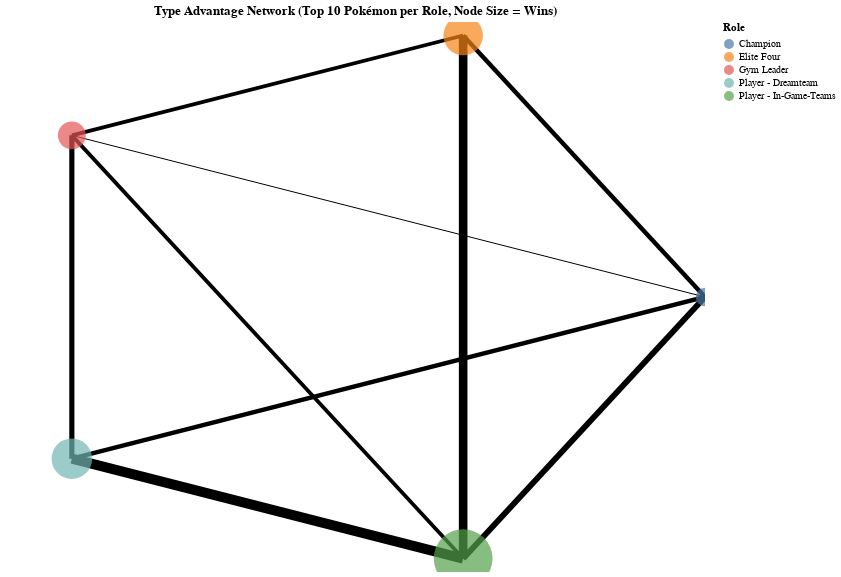

Source (notebook cell):
### Code cell
# Altair setup
alt.data_transformers.disable_max_rows()

# Load dataset
df = pd.read_csv('pokemon_ds.csv', sep=';')

# Adjust player roles
df['Adjusted Role'] = df.apply(
    lambda row: 'Player - Dreamteam' if 'Dreamteam' in row['Trainer'] and row['Role'] == 'Player'
    else 'Player - In-Game-Teams' if row['Role'] == 'Player'
    else row['Role'],
    axis=1
)

# Type advantage dictionary
type_advantages = {
    "Normal": [], "Fire": ["Grass", "Bug", "Ice", "Steel"], "Water": ["Fire", "Ground", "Rock"],
    "Electric": ["Water", "Flying"], "Grass": ["Water", "Ground", "Rock"], "Ice": ["Grass", "Ground", "Flying", "Dragon"],
    "Fighting": ["Normal", "Ice", "Rock", "Dark", "Steel"], "Poison": ["Grass", "Fairy"], "Ground": ["Fire", "Electric", "Poison", "Rock", "Steel"],
    "Flying": ["Grass", "Fighting", "Bug"], "Psychic": ["Fighting", "Poison"], "Bug": ["Grass", "Psychic", "Dark"],
    "Rock": ["Fire", "Ice", "Flying", "Bug"], "Ghost": ["Psychic", "Ghost"], "Dragon": ["Dragon"],
    "Dark": ["Psychic", "Ghost"], "Steel": ["Ice", "Rock", "Fairy"], "Fairy": ["Fighting", "Dragon", "Dark"]
}

# Top 10 Pokémon per role
top_pokemon = (
    df.groupby('Adjusted Role')
    .apply(lambda g: g['Pokemon'].value_counts().head(10).index.tolist())
    .reset_index()
    .explode(0)
    .rename(columns={0: 'Pokemon'})
)

# Merge with types
top_df = df.merge(top_pokemon, on=['Adjusted Role', 'Pokemon'])
top_df = top_df[['Adjusted Role', 'Pokemon', 'Type 1', 'Type 2']].drop_duplicates()
top_df['Types'] = top_df[['Type 1', 'Type 2']].values.tolist()
top_df['Types'] = top_df['Types'].apply(lambda x: [t for t in x if pd.notna(t)])

# Group role to types
role_types = top_df.groupby('Adjusted Role')['Types'].sum().apply(set).to_dict()
roles = list(role_types.keys())

# Create directed graph with clean direction
G = nx.DiGraph()
for r in roles:
    G.add_node(r)

for a in roles:
    for b in roles:
        if a == b:
            continue

        a_adv = sum(
            1 for ta in role_types[a] if ta in type_advantages
            for tb in role_types[b] if tb in type_advantages[ta]
        )
        b_adv = sum(
            1 for tb in role_types[b] if tb in type_advantages
            for ta in role_types[a] if ta in type_advantages[tb]
        )

        if a_adv > b_adv:
            G.add_edge(a, b, weight=a_adv, winner=a)
        elif b_adv > a_adv:
            G.add_edge(b, a, weight=b_adv, winner=b)

# Layout
pos = nx.circular_layout(G)

# Calculate total wins for each role
total_wins = {role: 0 for role in roles}
for u, v, d in G.edges(data=True):
    total_wins[u] += d['weight']

# Scale node size manually based on wins
min_win = min(total_wins.values())
max_win = max(total_wins.values())
scaled_wins = {
    name: 500 + 4500 * ((total_wins[name] - min_win) / (max_win - min_win)) if max_win != min_win else 3000
    for name in G.nodes
}

# Node DataFrame
nodes_df = pd.DataFrame({
    'name': list(G.nodes),
    'x': [pos[n][0] for n in G.nodes],
    'y': [pos[n][1] for n in G.nodes],
    'wins': [total_wins[n] for n in G.nodes],
    'size': [scaled_wins[n] for n in G.nodes]
})

# Edge DataFrame
edges_df = pd.DataFrame([
    {
        'source': u,
        'target': v,
        'weight': d['weight'],
        'winner': d['winner'],
        'x_x': pos[u][0], 'y_x': pos[u][1],
        'x_y': pos[v][0], 'y_y': pos[v][1],
    } for u, v, d in G.edges(data=True)
])

# Axis config
x_axis = alt.Axis(labels=False, ticks=False, domain=False, title=None, grid=True, gridColor='white')
y_axis = alt.Axis(labels=False, ticks=False, domain=False, title=None, grid=True, gridColor='white')

# Edge chart with dynamic edge thickness
edge_chart = alt.Chart(edges_df).mark_line().encode(
    x=alt.X('x_x:Q', axis=x_axis),
    y=alt.Y('y_x:Q', axis=y_axis),
    x2='x_y:Q', y2='y_y:Q',
    size=alt.Size('weight:Q',
        scale=alt.Scale(domain=[edges_df['weight'].min(), edges_df['weight'].max()], range=[1, 10]),
        legend=None
    ),
    color=alt.value('black'),
    tooltip=[
        alt.Tooltip('source:N', title='Source'),
        alt.Tooltip('target:N', title='Target'),
        alt.Tooltip('weight:Q', title='Advantage Count'),
        alt.Tooltip('winner:N', title='Winner')
    ]
)

# Node chart with pre-scaled circle sizes
node_chart = alt.Chart(nodes_df).mark_circle().encode(
    x=alt.X('x:Q', axis=x_axis),
    y=alt.Y('y:Q', axis=y_axis),
    size=alt.Size('size:Q', legend=None),
    color=alt.Color('name:N', title='Role'),
    tooltip=[
        alt.Tooltip('name:N', title='Role'),
        alt.Tooltip('wins:Q', title='Total Type Wins')
    ]
)

# Combine & show
(edge_chart + node_chart).properties(
    width=700,
    height=550,
    title='Type Advantage Network (Top 10 Pokémon per Role, Node Size = Wins)'
).configure_view(
    stroke=None
).interactive()

### Figure 1 — Vega-Lite specification as saved in the notebook (floating-point values rounded to 4 significant figures)
{"config": {"view": {"continuousWidth": 300, "continuousHeight": 300, "stroke": null}}, "layer": [{"data": {"name": "data-34d0289783613fb94525b6b97967ffee"}, "mark": {"type": "line"}, "encoding": {"color": {"value": "black"}, "size": {"field": "weight", "legend": null, "scale": {"domain": [11, 24], "range": [1, 10]}, "type": "quantitative"}, "tooltip": [{"field": "source", "title": "Source", "type": "nominal"}, {"field": "target", "title": "Target", "type": "nominal"}, {"field": "weight", "title": "Advantage Count", "type": "quantitative"}, {"field": "winner", "title": "Winner", "type": "nominal"}], "x": {"axis": {"domain": false, "grid": true, "gridColor": "white", "labels": false, "ticks": false, "title": null}, "field": "x_x", "type": "quantitative"}, "x2": {"field": "x_y"}, "y": {"axis": {"domain": false, "grid": true, "gridColor": "white", "labels": false, "ticks": false, "title": null}, "field": "y_x", "type": "quantitative"}, "y2": {"field": "y_y"}}, "name": "view_16"}, {"data": {"name": "data-bd85151f58869e0337edb5f9d2395e18"}, "mark": {"type": "circle"}, "encoding": {"color": {"field": "name", "title": "Role", "type": "nominal"}, "size": {"field": "size", "legend": null, "type": "quantitative"}, "tooltip": [{"field": "name", "title": "Role", "type": "nominal"}, {"field": "wins", "title": "Total Type Wins", "type": "quantitative"}], "x": {"axis": {"domain": false, "grid": true, "gridColor": "white", "labels": false, "ticks": false, "title": null}, "field": "x", "type": "quantitative"}, "y": {"axis": {"domain": false, "grid": true, "gridColor": "white", "labels": false, "ticks": false, "title": null}, "field": "y", "type": "quantitative"}}}], "height": 550, "params": [{"name": "param_16", "select": {"type": "interval", "encodings": ["x", "y"]}, "bind": "scales", "views": ["view_16"]}], "title": "Type Advantage Network (Top 10 Pokémon per Role, Node Size = Wins)", "width": 700, "$schema": "https://vega.github.io/schema/vega-lite/v5.20.1.json", "datasets": {"data-34d0289783613fb94525b6b97967ffee": [{"source": "Elite Four", "target": "Champion", "weight": 16, "winner": "Elite Four", "x_x": 0.309, "y_x": 0.9511, "x_y": 1.0, "y_y": 0.0}, {"source": "Elite Four", "target": "Gym Leader", "weight": 15, "winner": "Elite Four", "x_x": 0.309, "y_x": 0.9511, "x_y": -0.809, "y_y": 0.5878}, {"source": "Gym Leader", "target": "Champion", "weight": 11, "winner": "Gym Leader", "x_x": -0.809, "y_x": 0.5878, "x_y": 1.0, "y_y": 0.0}, {"source": "Player - Dreamteam", "target": "Champion", "weight": 16, "winner": "Player - Dreamteam", "x_x": -0.809, "y_x": -0.5878, "x_y": 1.0, "y_y": 0.0}, {"source": "Player - Dreamteam", "target": "Gym Leader", "weight": 17, "winner": "Player - Dreamteam", "x_x": -0.809, "y_x": -0.5878, "x_y": -0.809, "y_y": 0.5878}, {"source": "Player - In-Game-Teams", "target": "Champion", "weight": 18, "winner": "Player - In-Game-Teams", "x_x": 0.309, "y_x": -0.9511, "x_y": 1.0, "y_y": 0.0}, {"source": "Player - In-Game-Teams", "target": "Elite Four", "weight": 22, "winner": "Player - In-Game-Teams", "x_x": 0.309, "y_x": -0.9511, "x_y": 0.309, "y_y": 0.9511}, {"source": "Player - In-Game-Teams", "target": "Gym Leader", "weight": 15, "winner": "Player - In-Game-Teams", "x_x": 0.309, "y_x": -0.9511, "x_y": -0.809, "y_y": 0.5878}, {"source": "Player - In-Game-Teams", "target": "Player - Dreamteam", "weight": 24, "winner": "Player - In-Game-Teams", "x_x": 0.309, "y_x": -0.9511, "x_y": -0.809, "y_y": -0.5878}], "data-bd85151f58869e0337edb5f9d2395e18": [{"name": "Champion", "x": 1.0, "y": 0.0, "wins": 0, "size": 500.0}, {"name": "Elite Four", "x": 0.309, "y": 0.9511, "wins": 31, "size": 2266.0}, {"name": "Gym Leader", "x": -0.809, "y": 0.5878, "wins": 11, "size": 1127.0}, {"name": "Player - Dreamteam", "x": -0.809, "y": -0.5878, "wins": 33, "size": 2380.0}, {"name": "Player - In-Game-Teams", "x": 0.309, "y": -0.9511, "wins": 79, "size": 5000.0}]}}
